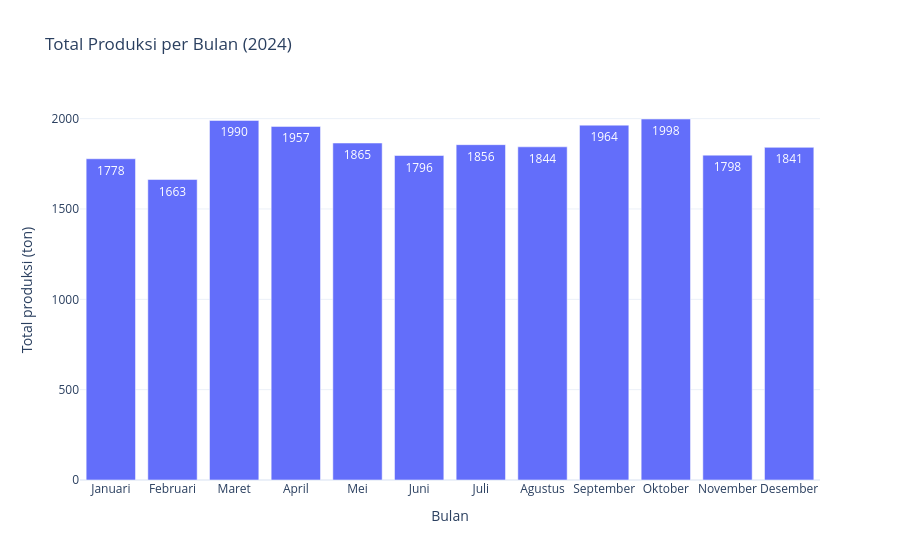

The cell this chart's notebook holds for it:
### Code cell
bulanan = (df.groupby(df.tanggal.dt.month)['ton']
             .agg(hari='count', total='sum', rata_rata='mean', minimum='min', maksimum='max'))
bulanan.index = [NAMA_BULAN[m - 1] for m in bulanan.index]
bulanan.index.name = 'Bulan'
display(bulanan)

fig = px.bar(bulanan.reset_index(), x='Bulan', y='total', text_auto='.0f',
             labels={'total': 'Total produksi (ton)'}, title='Total Produksi per Bulan (2024)')
fig.update_traces(hovertemplate='%{x}<br>%{y:,.0f} ton<extra></extra>')
fig.show()

### Figure 1 — Plotly figure (JSON) as saved in the notebook; plotly's stock layout.template omitted (floating-point values rounded to 4 significant figures)
{"data": [{"hovertemplate": "%{x}<br>%{y:,.0f} ton<extra></extra>", "legendgroup": "", "marker": {"color": "#636efa", "pattern": {"shape": ""}}, "name": "", "orientation": "v", "showlegend": false, "textposition": "auto", "texttemplate": "%{y:.0f}", "type": "bar", "x": ["Januari", "Februari", "Maret", "April", "Mei", "Juni", "Juli", "Agustus", "September", "Oktober", "November", "Desember"], "xaxis": "x", "y": [1778.0, 1663.0, 1990.0, 1957.0, 1865.0, 1796.0, 1856.0, 1844.0, 1964.0, 1998.0, 1798.0, 1841.0], "yaxis": "y"}], "layout": {"barmode": "relative", "legend": {"tracegroupgap": 0}, "title": {"text": "Total Produksi per Bulan (2024)"}, "xaxis": {"anchor": "y", "domain": [0.0, 1.0], "title": {"text": "Bulan"}}, "yaxis": {"anchor": "x", "domain": [0.0, 1.0], "title": {"text": "Total produksi (ton)"}}}}
